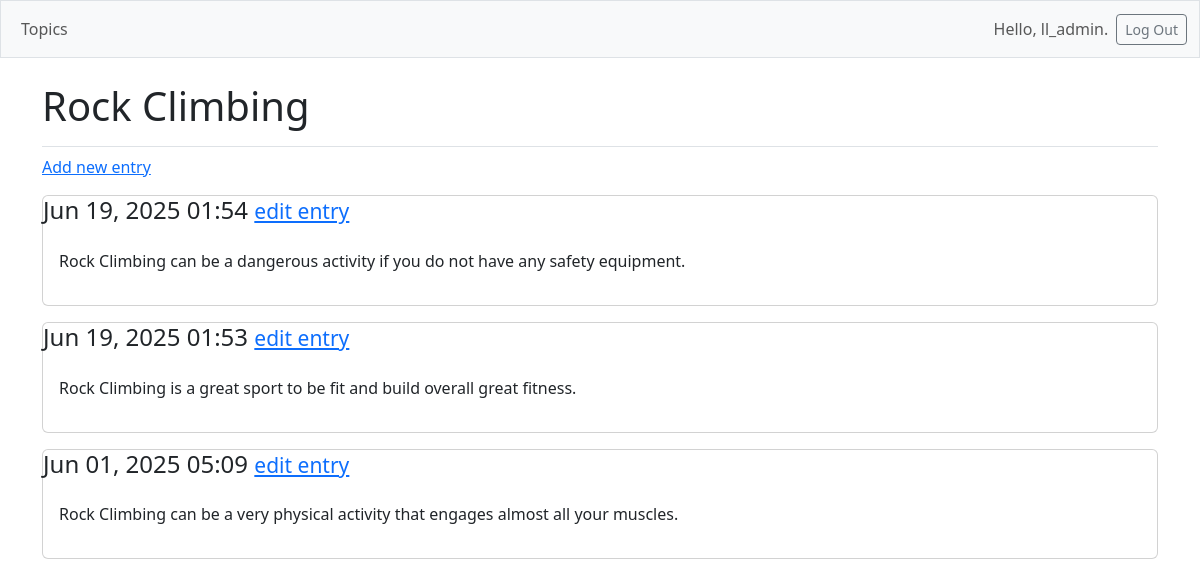
/topics/2 (signed in), run on an earlier commit of the app's database.
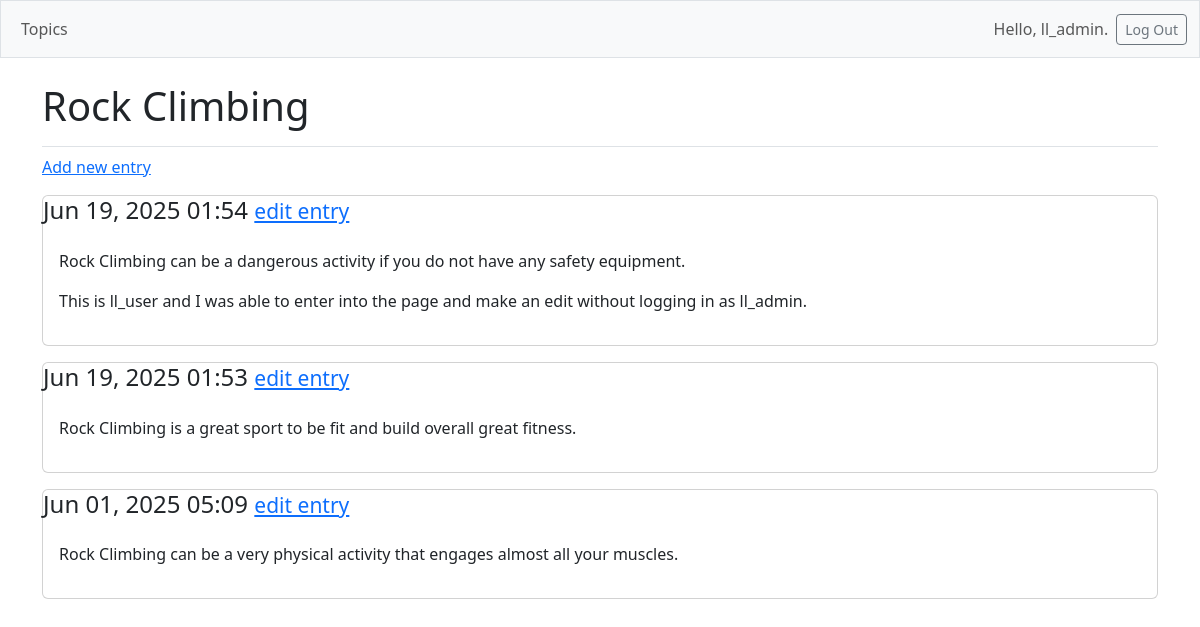
And on a later commit of the database.
### learning_logs/models.py (models this page shows, shortened)
class Entry(models.Model):
    topic = models.ForeignKey(Topic, on_delete=models.CASCADE)
    text = models.TextField()
    date_added = models.DateTimeField(auto_now_add=True)
    class Meta:
        verbose_name_plural = 'entries'

### learning_logs/views.py (the view)
# urls.py: path('topics/<int:topic_id>', views.topic, name='topic'),
@login_required
def topic(request, topic_id):
    topic = Topic.objects.get(id=topic_id)
    if topic.owner != request.user:
        raise Http404
    entries = topic.entry_set.order_by('-date_added')
    context = {'topic': topic, 'entries': entries}
    return render(request, 'learning_logs/topic.html', context)

### learning_logs/templates/learning_logs/topic.html
{% extends 'learning_logs/base.html' %}
{% block page_header %}
  <h1>{{ topic.text }}</h1>
{% endblock page_header %}
{% block content %}
  <p>
    <a href="{% url 'learning_logs:new_entry' topic.id %}">Add new entry</a>
  </p>
  {% for entry in entries %}
    <div class="card mb-3">
      <h4 class"card-header">
        {{ entry.date_added|date:'M d, Y H:i' }}
        <small><a href="{% url 'learning_logs:edit_entry' entry.id %}">edit entry</a></small>
      </h4>
      <div class="card-body">{{ entry.text|linebreaks }}</div>
    </div>
    {% empty %}
      <p>There are no entries for this topic yet.</p>
    {% endfor %}
{% endblock content %}

What changed in the data, as far as the page shows it:
changed Entry: text "Rock Climbing can be a dangerous activity if you do not have any safety equipment." → "…have any safety equipment. This is ll_user and I was able to enter into the page and make an edit without logging in as ll_admin."
